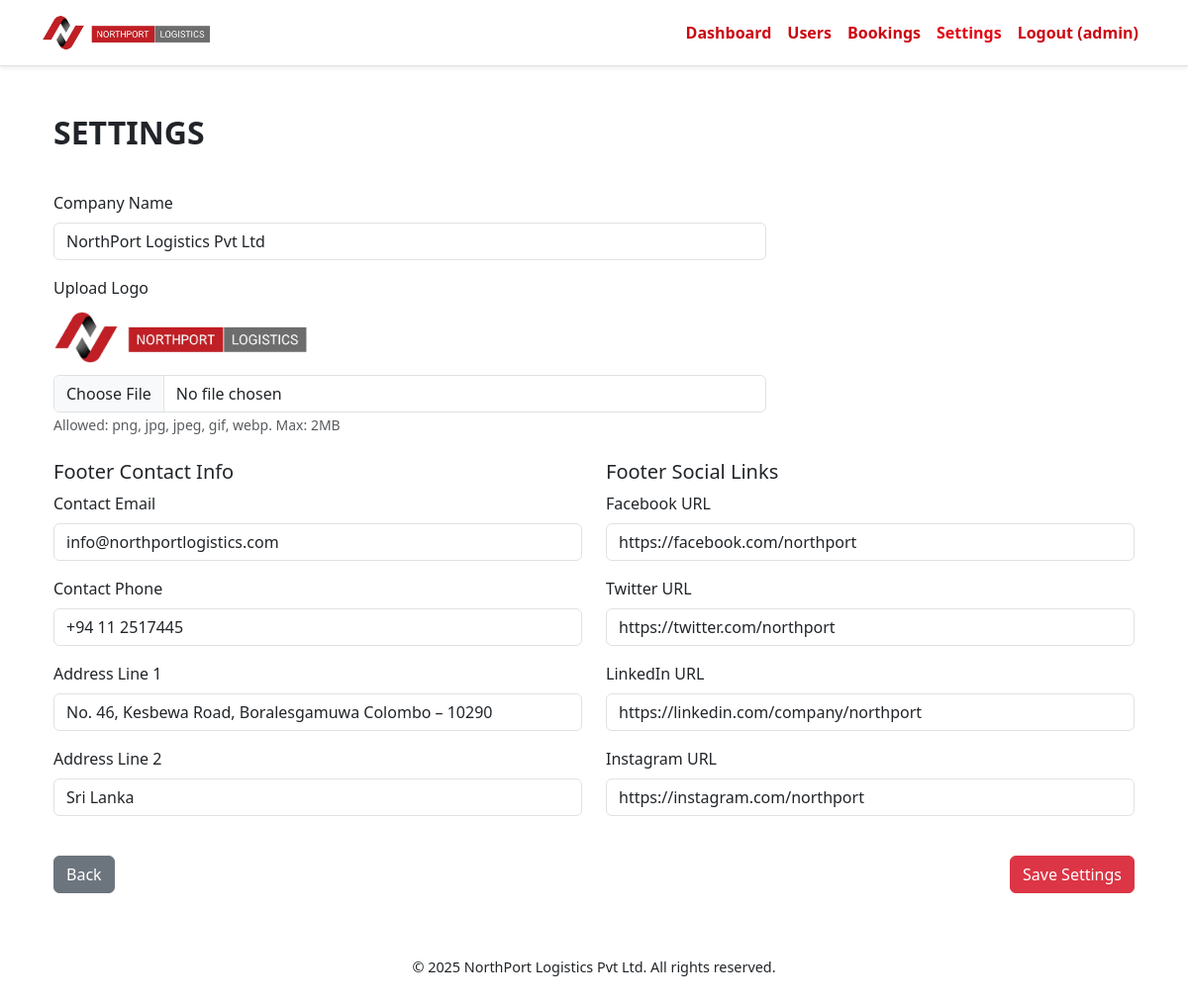
The app's page /admin/settings.php (signed in) with its own data.
### tables this page shows
CREATE TABLE `settings` (
  `id` int(11) NOT NULL,
  `setting_key` varchar(100) NOT NULL,
  `setting_value` text DEFAULT NULL,
  `updated_at` timestamp NOT NULL DEFAULT current_timestamp() ON UPDATE current_timestamp()
);

### includes/functions.php (called while the page is built, shortened)
<?php
function getSetting(PDO $pdo, string $key, $default = null) {
    $stmt = $pdo->prepare("SELECT setting_value FROM settings WHERE setting_key = ? LIMIT 1");
    $stmt->execute([$key]);
    $val = $stmt->fetchColumn();
    return $val !== false ? $val : $default;
}

### admin/settings.php (the view, shortened to what this page needs)
<?php
require_once '../includes/db.php';
require_once '../includes/functions.php';
include '../includes/header.php';
$current_company = getSetting($pdo, 'company_name') ?? '';
$current_logo = getSetting($pdo, 'site_logo') ?? '';
$current_footer_contact_email = getSetting($pdo, 'footer_contact_email') ?? '';
$current_footer_contact_phone = getSetting($pdo, 'footer_contact_phone') ?? '';
$current_footer_address_line1 = getSetting($pdo, 'footer_address_line1') ?? '';
$current_footer_address_line2 = getSetting($pdo, 'footer_address_line2') ?? '';
$current_footer_social_facebook = getSetting($pdo, 'footer_social_facebook') ?? '';
$current_footer_social_twitter = getSetting($pdo, 'footer_social_twitter') ?? '';
$current_footer_social_linkedin = getSetting($pdo, 'footer_social_linkedin') ?? '';
$current_footer_social_instagram = getSetting($pdo, 'footer_social_instagram') ?? '';
?>
<div class="container my-5">
    <h2 class="mb-4 fw-bold">SETTINGS</h2>
  <form method="post" enctype="multipart/form-data">
    <div class="row mb-4">
      <div class="col-12 col-md-8 mb-3">
        <label for="company_name" class="form-label">Company Name</label>
        <input type="text" name="company_name" id="company_name" class="form-control" value="<?= htmlspecialchars($current_company) ?>" required>
      </div>
      <div class="col-12 col-md-8">
        <label for="site_logo" class="form-label">Upload Logo</label><br>
        <?php if ($current_logo): ?>
          <img src="../<?= htmlspecialchars($current_logo) ?>" alt="Current Logo" height="60" class="mb-2"><br>
        <?php endif; ?>
        <input type="file" name="site_logo" id="site_logo" class="form-control">
        <small class="form-text text-muted">Allowed: png, jpg, jpeg, gif, webp. Max: 2MB</small>
      </div>
    </div>
    <div class="row">
      <div class="col-12 col-md-6">
        <h5>Footer Contact Info</h5>
        <div class="mb-3">
          <label for="footer_contact_email" class="form-label">Contact Email</label>
          <input type="email" name="footer_contact_email" id="footer_contact_email" class="form-control" value="<?= htmlspecialchars($current_footer_contact_email) ?>">
        </div>
        <div class="mb-3">
          <label for="footer_contact_phone" class="form-label">Contact Phone</label>
          <input type="text" name="footer_contact_phone" id="footer_contact_phone" class="form-control" value="<?= htmlspecialchars($current_footer_contact_phone) ?>">
        </div>
        <div class="mb-3">
          <label for="footer_address_line1" class="form-label">Address Line 1</label>
          <input type="text" name="footer_address_line1" id="footer_address_line1" class="form-control" value="<?= htmlspecialchars($current_footer_address_line1) ?>">
        </div>
        <div class="mb-3">
          <label for="footer_address_line2" class="form-label">Address Line 2</label>
          <input type="text" name="footer_address_line2" id="footer_address_line2" class="form-control" value="<?= htmlspecialchars($current_footer_address_line2) ?>">
        </div>
      </div>
      <div class="col-12 col-md-6">
        <h5>Footer Social Links</h5>
        <div class="mb-3">
          <label for="footer_social_facebook" class="form-label">Facebook URL</label>
          <input type="url" name="footer_social_facebook" id="footer_social_facebook" class="form-control" value="<?= htmlspecialchars($current_footer_social_facebook) ?>">
        </div>
        <div class="mb-3">
          <label for="footer_social_twitter" class="form-label">Twitter URL</label>
          <input type="url" name="footer_social_twitter" id="footer_social_twitter" class="form-control" value="<?= htmlspecialchars($current_footer_social_twitter) ?>">
        </div>
        <div class="mb-3">
          <label for="footer_social_linkedin" class="form-label">LinkedIn URL</label>
          <input type="url" name="footer_social_linkedin" id="footer_social_linkedin" class="form-control" value="<?= htmlspecialchars($current_footer_social_linkedin) ?>">
        </div>
        <div class="mb-3">
          <label for="footer_social_instagram" class="form-label">Instagram URL</label>
          <input type="url" name="footer_social_instagram" id="footer_social_instagram" class="form-control" value="<?= htmlspecialchars($current_footer_social_instagram) ?>">
        </div>
      </div>
    </div>
    <div class="mb-3 d-flex justify-content-between mt-4">
      <a href="dashboard.php" class="btn btn-secondary">Back</a>
      <button type="submit" class="btn btn-danger">Save Settings</button>
    </div>
  </form>
</div>
<footer class="text-center py-3 mt-4">
  <div class="footer-bottom">
    &copy; <?= date('Y') ?> NorthPort Logistics Pvt Ltd. All rights reserved.
  </div>
</footer>

### includes/header.php (shortened to what this page needs)
<?php
require_once __DIR__ . '/db.php';
require_once __DIR__ . '/functions.php';
$base_url = '/northport/';
$default_logo = 'assets/images/default-logo.png';
$logo_path = getSetting($pdo, 'site_logo') ?: getSetting($pdo, 'logo_path') ?: $default_logo;
$logo_url = $base_url . $logo_path . '?v=' . time();
$username = $_SESSION['username'] ?? null;
$role = $_SESSION['role'] ?? null;
$current_file = basename($_SERVER['PHP_SELF']);
?>
<!DOCTYPE html>
<html lang="en">
<head>
  <link href="https://cdn.jsdelivr.net/npm/bootstrap@5.3.0/dist/css/bootstrap.min.css" rel="stylesheet" />
  <link rel="stylesheet" href="https://cdnjs.cloudflare.com/ajax/libs/font-awesome/6.5.0/css/all.min.css" />
</head>
<body>
  <nav class="navbar navbar-expand-lg navbar-light bg-white border-bottom shadow-sm">
    <div class="container">
      <a class="navbar-brand d-flex align-items-center" href="<?= $base_url ?>">
        <img src="<?= htmlspecialchars($logo_url) ?>" alt="Logo" />
      </a>
      <div class="collapse navbar-collapse" id="navMenu">
        <ul class="navbar-nav ms-auto mb-2 mb-lg-0">
          <?php if ($username): ?>
            <li class="nav-item">
              <a class="nav-link <?= $current_file === 'dashboard.php' ? 'active' : '' ?>" href="<?= $base_url . $role ?>/dashboard.php">Dashboard</a>
            </li>
            <?php if ($role === 'admin'): ?>
              <li class="nav-item">
                <a class="nav-link <?= $current_file === 'manage_users.php' ? 'active' : '' ?>" href="<?= $base_url ?>admin/manage_users.php">Users</a>
              </li>
              <li class="nav-item">
                <a class="nav-link <?= $current_file === 'manage_bookings.php' ? 'active' : '' ?>" href="<?= $base_url ?>admin/manage_bookings.php">Bookings</a>
              </li>
              <li class="nav-item">
                <a class="nav-link <?= $current_file === 'settings.php' ? 'active' : '' ?>" href="<?= $base_url ?>admin/settings.php">Settings</a>
              </li>
            <?php endif; ?>
            <li class="nav-item">
              <a class="nav-link <?= $current_file === 'logout.php' ? 'active' : '' ?>" href="<?= $base_url ?>logout.php">Logout (<?= htmlspecialchars($username) ?>)</a>
            </li>
          <?php endif; ?>
        </ul>
      </div>
    </div>
  </nav>
  <main class="container my-4">

### includes/header.php (style rules this page uses)
.navbar-brand img { height: 40px; object-fit: contain; }
.nav-link.active { font-weight: bold; color: #e30613 !important; }
footer { font-size: 0.9rem; }
.nav-link { color: #cc0612; font-weight: 600; transition: color 0.3s ease; }

### records on screen
settings: setting_value (picture)
settings: company_name "NorthPort Logistics Pvt Ltd"
settings: footer_contact_email "info@northportlogistics.com"
settings: footer_contact_phone "+94 11 2517445"
settings: footer_address_line1 "No. 46, Kesbewa Road, Boralesgamuwa Colombo – 10290"
settings: footer_address_line2 "Sri Lanka"
settings: footer_social_facebook "https://facebook.com/northport"
settings: footer_social_twitter "https://twitter.com/northport"
settings: footer_social_linkedin "https://linkedin.com/company/northport"
settings: footer_social_instagram "https://instagram.com/northport"

### other values on screen
$username "admin"
